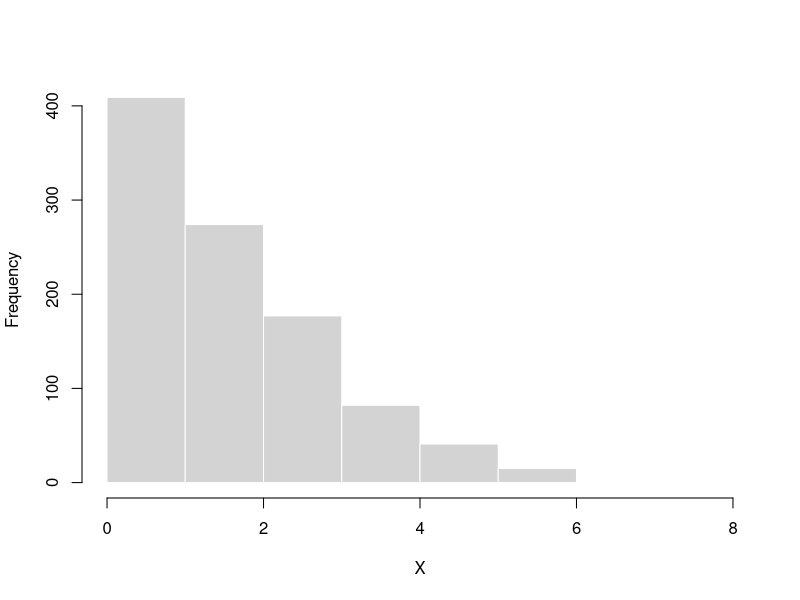
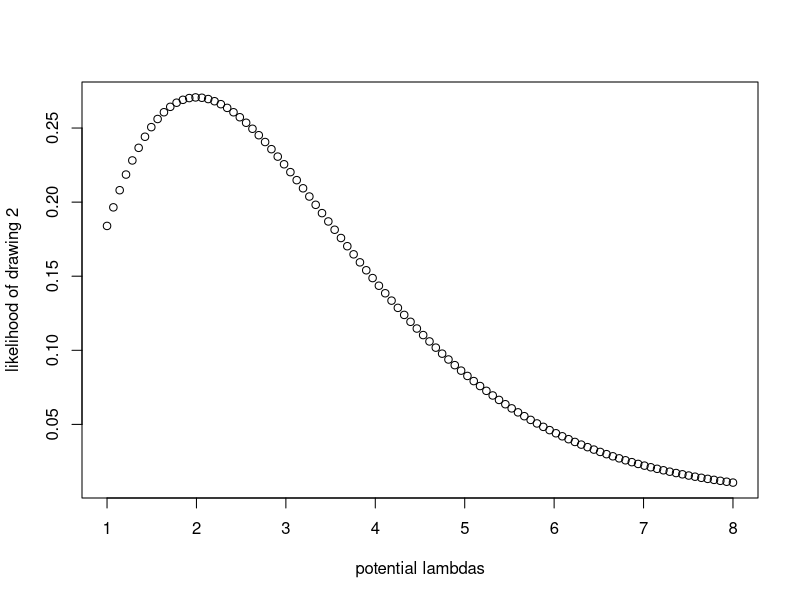
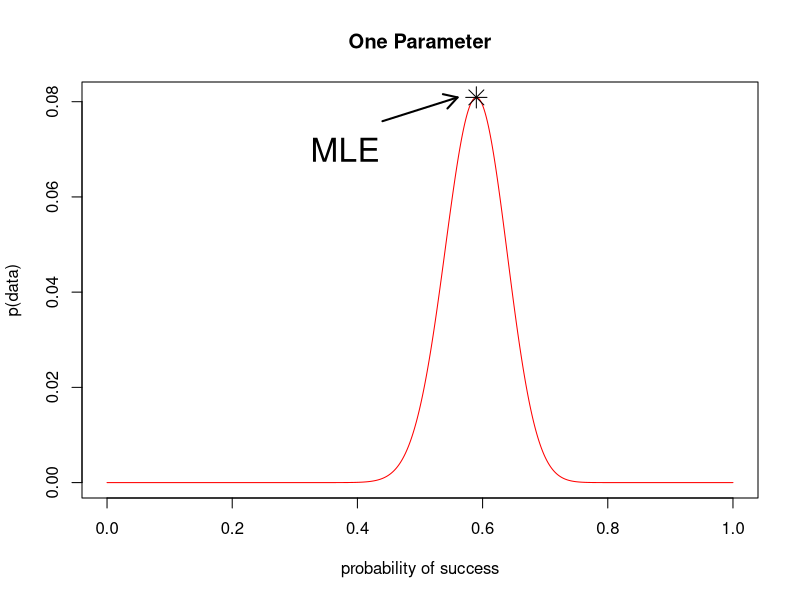
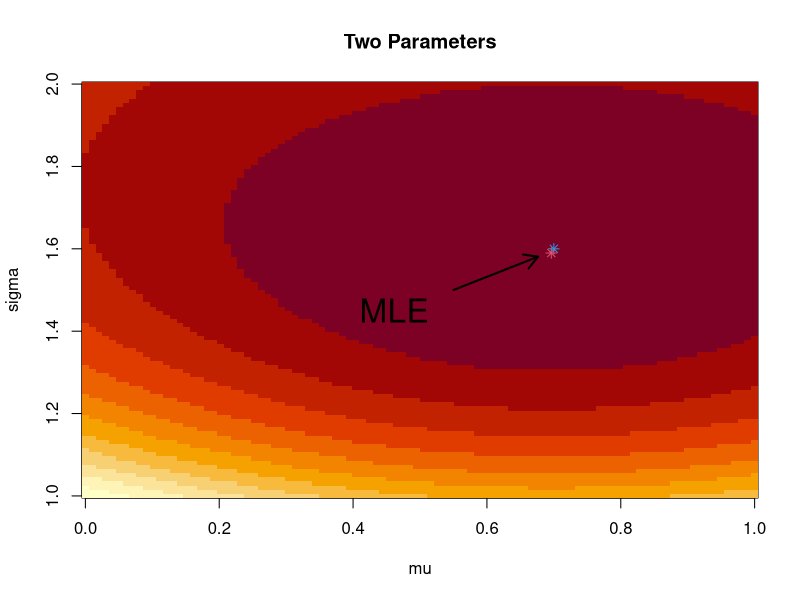

These charts were generated, in order, by the following R code: (Note: this script raises an error after producing the figures.)
## ---- chunk 1
	set.seed(123)
	options(digits=5)
## ---- chunk 2
myprobs = rpois(n=1000, lambda=2)
hist(myprobs, breaks=10, border="white", xlab = "X", main="")
## ---- chunk 3

myLikelihoods = sapply(seq(1,8,length.out=100), function(l){
  dpois(2, lambda=l, log=F)})
plot(seq(1,8,length.out=100), myLikelihoods, xlab = "potential lambdas", ylab = "likelihood of drawing 2")

## ---- chunk 4
l.binom <- function(p,n.heads){
	binom.prob <- dbinom(x=n.heads,size=100,prob=p)
	return(binom.prob)
}
p <- seq(0,1,length.out=1e3)
n.heads <- rbinom(1,100,0.6)
mle <- optimize(f = l.binom,n.heads=n.heads,lower=0,upper=1,maximum=TRUE)
plot(p,dbinom(x=n.heads,size=100,p=p),
	xlab="probability of success",ylab="p(data)",type='n',
	"main"="One Parameter")
	lines(p,dbinom(x=n.heads,size=100,p=p),col="red")
	points(mle$maximum,mle$objective,pch=8,cex=2)
	arrows(x0 = mle$maximum - 0.15,
		   x1 = mle$maximum - 0.03,
		   y0=mle$objective-0.005,
		   y1=mle$objective,length=0.15,lwd=2)
	text(x=mle$maximum - 0.21,y=mle$objective-0.011,labels="MLE",cex=2)
## ---- chunk 5
data <- rnorm(5e3,mean=0.7,sd=1.6)
grid.steps <- 100
mu.seq <- seq(0,1,length.out=grid.steps)
sd.seq <- seq(1,2,length.out=grid.steps)
lnL <- matrix(NA,nrow=grid.steps,ncol=grid.steps)
	for(i in 1:grid.steps){
		for(j in 1:grid.steps){
			lnL[i,j] <- sum(dnorm(data,
								  mean=mu.seq[i],
								  sd=sd.seq[j],log=TRUE))
		}
	}
l.norm <- function(pars,x){
	norm.prob <- -sum(dnorm(x=x,mean=pars[1],sd=pars[2],log=TRUE))
	return(norm.prob)
}
mle.pars <- optim(par=list("mu"=1,"sigma"=1),fn=l.norm,x=data)$par
image(z=lnL,x=mu.seq,y=sd.seq,xlab="mu",ylab="sigma","main"="Two Parameters")
	points(0.7,1.6,pch=8,col=4)
	points(mle.pars[1],mle.pars[2],pch=8,col=2)
arrows(x0 = 0.55,
	   x1 = mle.pars[1] - 0.02,
	   y0 = 1.5,
	   y1 = mle.pars[2] - 0.009,
	   length=0.15,lwd=2)
text(x=0.461,y=1.45,labels="MLE",cex=2)
	
## ---- chunk 6
	knitr::include_graphics("figs/markov_chain.001.jpeg")
## ---- chunk 7
	knitr::include_graphics("figs/markov_chain.002.jpeg")
## ---- chunk 8
	knitr::include_graphics("figs/markov_chain.003.jpeg")
## ---- chunk 9
	knitr::include_graphics("figs/markov_chain.004.jpeg")
## ---- chunk 10
	knitr::include_graphics("figs/frogmento.001.jpeg")
## ---- chunk 11
make.circle <- function(centerX,centerY,radius,fineness){
	# recover()
	coords <- matrix(c(centerX,centerY),nrow=fineness,ncol=2,byrow=TRUE)
	angles <- seq(0,2*pi,length.out=fineness)
	for(i in 1:fineness){
		coords[i,] <- coords[i,] + radius * c(cos(angles[i]),sin(angles[i]))
	}
	return(coords)
}

plot(0,xlim=c(-0.3,2.3),ylim=c(-0.3,2.3),type='n',xlab="",ylab="",asp=1,bty='n')
	lines(make.circle(1,1,1,100),lwd=3)
	rect(0,0,2,2,lwd=1)
## ---- chunk 12
point.in.circle <- function(z,circle.center,radius){
	pic <- ifelse(sqrt(sum((z - circle.center)^2)) < radius,
					TRUE,
					FALSE)
	return(pic)
}

n.reps <- 1e5
x.range <- c(0,2)
y.range <- c(0,2)
Z <- cbind(runif(n.reps,x.range[1],x.range[2]),
		   runif(n.reps,x.range[1],x.range[2]))
pic <- apply(Z,1,function(z){point.in.circle(z,c(1,1),1)})

for(i in seq(0,n.reps,length.out=51)){
	plot(0,xlim=c(-0.3,2.3),ylim=c(-0.3,2.3),type='n',xlab="",ylab="",asp=1,bty='n',
			main=sprintf("Area = %s",round(4*sum(pic[1:i])/i,5)))
		lines(make.circle(1,1,1,100),lwd=3)
		rect(0,0,2,2,lwd=1)
	points(Z[1:i,,drop=FALSE],col=pic[1:i]+1,pch=20,cex=0.2)
}
## ---- chunk 13
n <- 1e2
plot(0,type='n',xlab="no. replicates",ylab="estimated circle area",xlim=c(0,n),ylim=c(2.5,4.1))
	lines(4*cumsum(pic[1:n])/c(1:n),lwd=2)
	abline(h=pi,col=2,lty=2)
## ---- chunk 14
n <- 5e2
plot(0,type='n',xlab="no. replicates",ylab="estimated circle area",xlim=c(0,n),ylim=c(2.5,4.1))
	lines(4*cumsum(pic[1:n])/c(1:n),lwd=2)
	abline(h=pi,col=2,lty=2)
## ---- chunk 15
n <- 1e3
plot(0,type='n',xlab="no. replicates",ylab="estimated circle area",xlim=c(0,n),ylim=c(2.5,4.1))
	lines(4*cumsum(pic[1:n])/c(1:n),lwd=2)
	abline(h=pi,col=2,lty=2)
## ---- chunk 16
n <- 1e4
plot(0,type='n',xlab="no. replicates",ylab="estimated circle area",xlim=c(0,n),ylim=c(2.5,4.1))
	lines(4*cumsum(pic[1:n])/c(1:n),lwd=2)
	abline(h=pi,col=2,lty=2)
## ---- chunk 17
n <- n.reps
plot(0,type='n',xlab="no. replicates",ylab="estimated circle area",xlim=c(0,n),ylim=c(2.5,4.1))
	lines(4*cumsum(pic[1:n])/c(1:n),lwd=2)
	abline(h=pi,col=2,lty=2)
## ---- chunk 18
set.seed(123)
## ---- chunk 19
# simulate data
flips <- rbinom(n=1, size=10, prob=0.7)
## ---- chunk 20
# define a prior log probability function
ln.prior <- function(p){
	return(dunif(x=p, min=0, max=1, log=TRUE))
}
## ---- chunk 21
# define a log-likelihood function
ln.L <- function(flips,n,p){
	return(dbinom(x=flips, size=n, prob=p, log=TRUE))
}
## ---- chunk 22
# define a posterior probability function
ln.post <- function(flips,n,p){
	return(ln.L(flips,n,p) + ln.prior(p)) ##note that we can add because it's logs
}
## ---- chunk 23
	plot(0,xlim=c(0,1),ylim=c(-15,0),type='n',ylab="posterior probability",xlab="values of p")	
## ---- chunk 24
	plot(0,xlim=c(0,1),ylim=c(-15,0),type='n',ylab="posterior probability",xlab="values of p")
		p <- 0.2
		points(p,ln.post(flips,10,p),pch=19,cex=2)
## ---- chunk 25
	plot(0,xlim=c(0,1),ylim=c(-15,0),type='n',ylab="posterior probability",xlab="values of p")
		p.prime <- p + rnorm(1,0,0.1)
		points(p,ln.post(flips,10,p),pch=19,cex=2)
		points(p.prime,ln.post(flips,10,p.prime),pch=1,cex=2)
		R <- exp(ln.post(flips,10,p.prime) - ln.post(flips,10,p))
		u <- runif(1)
## ---- chunk 26
	mcmc.title <- sprintf("R = %s, u ~ U(0,1) = %s\n %s",round(R,4),round(u,4),ifelse(R>u,"R > u,    p <- p'","R < u,    p <- p"))
	accept <- R > u
	plot(0,xlim=c(0,1),ylim=c(-15,0),type='n',ylab="posterior probability",xlab="values of p",
		main=mcmc.title)
		points(p,ln.post(flips,10,p),pch=19,cex=2)
		points(p.prime,ln.post(flips,10,p.prime),pch=1,cex=2)
## ---- chunk 27
	plot(0,xlim=c(0,1),ylim=c(-15,0),type='n',ylab="posterior probability",xlab="values of p",
		main=mcmc.title)
		if(!accept){
			points(p,ln.post(flips,10,p),pch=19,cex=2)
		} else {
			points(p.prime,ln.post(flips,10,p.prime),pch=19,cex=2)
		}
	p <- ifelse(accept,p.prime,p)
## ---- chunk 28
	plot(0,xlim=c(0,1),ylim=c(-15,0),type='n',ylab="posterior probability",xlab="values of p")
		p.prime <- p + rnorm(1,0,0.1)
		points(p,ln.post(flips,10,p),pch=19,cex=2)
		points(p.prime,ln.post(flips,10,p.prime),pch=1,cex=2)
		R <- exp(ln.post(flips,10,p.prime) - ln.post(flips,10,p))
		u <- runif(1)
## ---- chunk 29
	mcmc.title <- sprintf("R = %s, u ~ U(0,1) = %s\n %s",round(R,4),round(u,4),ifelse(R>u,"R > u,    p <- p'","R < u,    p <- p"))
	accept <- R > u
	plot(0,xlim=c(0,1),ylim=c(-15,0),type='n',ylab="posterior probability",xlab="values of p",
		main=mcmc.title)
		points(p,ln.post(flips,10,p),pch=19,cex=2)
		points(p.prime,ln.post(flips,10,p.prime),pch=1,cex=2)
## ---- chunk 30
	plot(0,xlim=c(0,1),ylim=c(-15,0),type='n',ylab="posterior probability",xlab="values of p",
		main=mcmc.title)
		if(!accept){
			points(p,ln.post(flips,10,p),pch=19,cex=2)
		} else {
			points(p.prime,ln.post(flips,10,p.prime),pch=19,cex=2)
		}
	p <- ifelse(accept,p.prime,p)
## ---- chunk 31
binom.mcmc <- function(n.iter,flips,n,ylim,viz=TRUE){
	p.samples <- rep(NA,n.iter)
	if(viz){
		par(mar=c(1,4,1,1))
		layout(matrix(c(rep(1,5),rep(2,20)),nrow=5,ncol=5,byrow=TRUE))
	}
	p <- runif(1)
	post <- ln.post(flips,n,p)
	for(i in 1:n.iter){
		p.prime <- p + rnorm(1,0,0.05)
		post.prime <- -Inf
		if(is.finite(ln.prior(p.prime))){
			post.prime <- ln.post(flips,n,p.prime)
		}
		if(exp(post.prime-post) > runif(1)){
			p <- p.prime
		}
		p.samples[i] <- p
		if(viz){
			plot(0,xlim=c(1,n.iter),ylim=c(0,1),type='n',ylab="values of p")
				lines(1:i,p.samples[1:i])
			plot(0,xlim=c(0,1),ylim=ylim,type='n',ylab="posterior probability",xlab="values of p")
				points(p.samples[1:i],ln.post(flips,n,p.samples[1:i]),pch=20,col=adjustcolor(1,0.5))
		}
	}
	return(p.samples)
}
## ---- chunk 32
	tmp <- binom.mcmc(n.iter = 50,flips = flips,n = 10, ylim = c(-15,0))
## ---- chunk 33
	tmp <- binom.mcmc(n.iter = 500,flips = flips,n = 10, ylim = c(-15,0))
## ---- chunk 34
	p.samples <- binom.mcmc(n.iter = 5000,flips = flips,n = 10, ylim = c(-15,0),viz=FALSE)
	par(mar=c(1,4,1,1))
	layout(matrix(c(rep(1,5),rep(2,20)),nrow=5,ncol=5,byrow=TRUE))
	plot(0,xlim=c(1,length(p.samples)),ylim=c(0,1),type='n',ylab="values of p")
		lines(p.samples)
	plot(0,xlim=c(0,1),ylim=c(-15,0),type='n',ylab="posterior probability",xlab="values of p")
		points(p.samples,ln.post(flips,10,p.samples),pch=20,col=adjustcolor(1,0.01))
## ---- chunk 35
	p.samples <- binom.mcmc(n.iter = 5e5,flips = flips,n = 10, ylim = c(-15,0),viz=FALSE)
	par(mar=c(1,4,1,1))
	layout(matrix(c(rep(1,5),rep(2,20)),nrow=5,ncol=5,byrow=TRUE))
	plot(0,xlim=c(1,length(p.samples)),ylim=c(0,1),type='n',ylab="values of p")
		lines(p.samples)
	plot(0,xlim=c(0,1),ylim=c(-15,0),type='n',ylab="posterior probability",xlab="values of p")
		points(p.samples,ln.post(flips,10,p.samples),pch=20,col=adjustcolor(1,0.005))
## ---- chunk 36
	hist(p.samples,
			xlab="parameter estimates",
			ylab="frequency",
			main="posterior distribution of p",breaks=1e3)
## ---- chunk 37
	hist(p.samples,
			xlab="parameter estimates",
			ylab="frequency",
			main="posterior distribution of p",breaks=1e3)
		abline(v=quantile(p.samples,c(0.025,0.975)),col="red",lwd=3)
			text(0.15+quantile(p.samples,c(0.025,0.975))[1],100,col=2,label="95% \ncredible interval")
		abline(v=mean(p.samples),col="blue",lwd=3)
			text(-0.05+mean(p.samples),550,col="blue",label="mean")
		abline(v=p.samples[which.max(ln.post(flips,10,p.samples))],col="green",lwd=3)
			text(0.05+p.samples[which.max(ln.post(flips,10,p.samples))],550,col="green",label="MAP")
